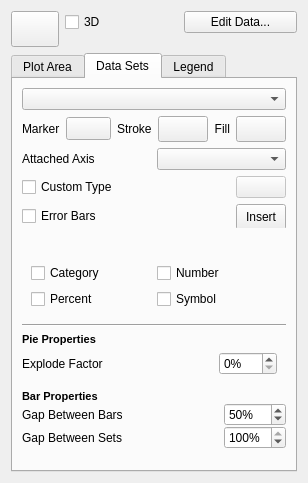
<?xml version="1.0" encoding="UTF-8"?>
<ui version="4.0">
 <author>Johannes Simon</author>
 <class>ChartConfigWidget</class>
 <widget class="QWidget" name="ChartConfigWidget">
  <property name="geometry">
   <rect>
    <x>0</x>
    <y>0</y>
    <width>296</width>
    <height>483</height>
   </rect>
  </property>
  <layout class="QGridLayout">
   <item row="0" column="1">
    <widget class="QCheckBox" name="threeDLook">
     <property name="text">
      <string>3D</string>
     </property>
    </widget>
   </item>
   <item row="0" column="2">
    <widget class="QPushButton" name="editData">
     <property name="text">
      <string>Edit Data...</string>
     </property>
    </widget>
   </item>
   <item row="2" column="0" colspan="3">
    <widget class="QTabWidget" name="tabWidget">
     <property name="sizePolicy">
      <sizepolicy hsizetype="Expanding" vsizetype="Expanding">
       <horstretch>0</horstretch>
       <verstretch>0</verstretch>
      </sizepolicy>
     </property>
     <property name="currentIndex">
      <number>1</number>
     </property>
     <widget class="QWidget" name="tab">
      <attribute name="title">
       <string>Plot Area</string>
      </attribute>
      <layout class="QGridLayout">
       <item row="1" column="0" colspan="3">
        <layout class="QHBoxLayout" name="horizontalLayout">
         <item>
          <widget class="QCheckBox" name="showTitle">
           <property name="sizePolicy">
            <sizepolicy hsizetype="Fixed" vsizetype="Fixed">
             <horstretch>0</horstretch>
             <verstretch>0</verstretch>
            </sizepolicy>
           </property>
           <property name="text">
            <string>Title</string>
           </property>
          </widget>
         </item>
         <item>
          <widget class="QCheckBox" name="showSubTitle">
           <property name="sizePolicy">
            <sizepolicy hsizetype="Fixed" vsizetype="Fixed">
             <horstretch>0</horstretch>
             <verstretch>0</verstretch>
            </sizepolicy>
           </property>
           <property name="text">
            <string>Subtitle</string>
           </property>
          </widget>
         </item>
         <item>
          <widget class="QCheckBox" name="showFooter">
           <property name="sizePolicy">
            <sizepolicy hsizetype="Fixed" vsizetype="Fixed">
             <horstretch>0</horstretch>
             <verstretch>0</verstretch>
            </sizepolicy>
           </property>
           <property name="text">
            <string>Footer</string>
           </property>
          </widget>
         </item>
        </layout>
       </item>
       <item row="0" column="0">
        <widget class="QLabel" name="label_4">
         <property name="text">
          <string>&lt;!DOCTYPE HTML PUBLIC &quot;-//W3C//DTD HTML 4.0//EN&quot; &quot;http://www.w3.org/TR/REC-html40/strict.dtd&quot;&gt;
&lt;html&gt;&lt;head&gt;&lt;meta name=&quot;qrichtext&quot; content=&quot;1&quot; /&gt;&lt;style type=&quot;text/css&quot;&gt;
p, li { white-space: pre-wrap; }
&lt;/style&gt;&lt;/head&gt;&lt;body style=&quot; font-family:'Sans Serif'; font-size:10pt; font-weight:400; font-style:normal;&quot;&gt;
&lt;p style=&quot; margin-top:0px; margin-bottom:0px; margin-left:0px; margin-right:0px; -qt-block-indent:0; text-indent:0px; font-size:8pt;&quot;&gt;&lt;span style=&quot; font-weight:600;&quot;&gt;Labels&lt;/span&gt;&lt;/p&gt;&lt;/body&gt;&lt;/html&gt;</string>
         </property>
        </widget>
       </item>
       <item row="2" column="0" colspan="3">
        <widget class="QWidget" name="axisConfiguration" native="true">
         <layout class="QGridLayout" name="gridLayout_3">
          <item row="0" column="0" colspan="3">
           <widget class="Line" name="line_2">
            <property name="orientation">
             <enum>Qt::Horizontal</enum>
            </property>
           </widget>
          </item>
          <item row="1" column="0" colspan="3">
           <widget class="QLabel" name="label_2">
            <property name="text">
             <string>&lt;!DOCTYPE HTML PUBLIC &quot;-//W3C//DTD HTML 4.0//EN&quot; &quot;http://www.w3.org/TR/REC-html40/strict.dtd&quot;&gt;
&lt;html&gt;&lt;head&gt;&lt;meta name=&quot;qrichtext&quot; content=&quot;1&quot; /&gt;&lt;style type=&quot;text/css&quot;&gt;
p, li { white-space: pre-wrap; }
&lt;/style&gt;&lt;/head&gt;&lt;body style=&quot; font-family:'Sans Serif'; font-size:10pt; font-weight:400; font-style:normal;&quot;&gt;
&lt;p style=&quot; margin-top:0px; margin-bottom:0px; margin-left:0px; margin-right:0px; -qt-block-indent:0; text-indent:0px;&quot;&gt;&lt;span style=&quot; font-size:8pt; font-weight:600;&quot;&gt;Axes&lt;/span&gt;&lt;/p&gt;&lt;/body&gt;&lt;/html&gt;</string>
            </property>
           </widget>
          </item>
          <item row="2" column="0">
           <widget class="QComboBox" name="axes"/>
          </item>
          <item row="2" column="1">
           <widget class="QToolButton" name="addAxis">
            <property name="text">
             <string/>
            </property>
           </widget>
          </item>
          <item row="2" column="2">
           <widget class="QToolButton" name="removeAxis">
            <property name="text">
             <string/>
            </property>
           </widget>
          </item>
          <item row="3" column="0" colspan="3">
           <layout class="QHBoxLayout" name="horizontalLayout_5">
            <item>
             <widget class="QCheckBox" name="axisShowTitle">
              <property name="text">
               <string>Label</string>
              </property>
             </widget>
            </item>
            <item>
             <widget class="QLineEdit" name="axisTitle"/>
            </item>
           </layout>
          </item>
          <item row="4" column="0" colspan="3">
           <widget class="QCheckBox" name="axisShowGridLines">
            <property name="text">
             <string>Show Grid Lines</string>
            </property>
           </widget>
          </item>
          <item row="7" column="0" colspan="3">
           <layout class="QHBoxLayout" name="horizontalLayout_2">
            <item>
             <widget class="QPushButton" name="axisScalingButton">
              <property name="text">
               <string>Scaling...</string>
              </property>
             </widget>
            </item>
            <item>
             <widget class="QPushButton" name="axisEditFontButton">
              <property name="text">
               <string>Edit Fonts...</string>
              </property>
             </widget>
            </item>
           </layout>
          </item>
         </layout>
        </widget>
       </item>
       <item row="8" column="0">
        <spacer>
         <property name="orientation">
          <enum>Qt::Vertical</enum>
         </property>
         <property name="sizeHint" stdset="0">
          <size>
           <width>61</width>
           <height>71</height>
          </size>
         </property>
        </spacer>
       </item>
      </layout>
     </widget>
     <widget class="QWidget" name="tab_2">
      <attribute name="title">
       <string>Data Sets</string>
      </attribute>
      <layout class="QGridLayout" name="gridLayout_2">
       <item row="0" column="0" colspan="2">
        <widget class="QComboBox" name="dataSets">
         <property name="toolTip">
          <string>Select a data set</string>
         </property>
         <property name="statusTip">
          <string/>
         </property>
        </widget>
       </item>
       <item row="7" column="0" colspan="2">
        <layout class="QHBoxLayout" name="horizontalLayout_3">
         <item>
          <widget class="QCheckBox" name="dataSetHasChartType">
           <property name="text">
            <string>Custom Type</string>
           </property>
          </widget>
         </item>
         <item>
          <widget class="QPushButton" name="dataSetChartTypeMenu">
           <property name="enabled">
            <bool>false</bool>
           </property>
           <property name="sizePolicy">
            <sizepolicy hsizetype="Fixed" vsizetype="Fixed">
             <horstretch>0</horstretch>
             <verstretch>0</verstretch>
            </sizepolicy>
           </property>
           <property name="maximumSize">
            <size>
             <width>50</width>
             <height>16777215</height>
            </size>
           </property>
           <property name="styleSheet">
            <string notr="true">text-align:left;</string>
           </property>
           <property name="text">
            <string/>
           </property>
           <property name="autoRepeat">
            <bool>false</bool>
           </property>
          </widget>
         </item>
        </layout>
       </item>
       <item row="14" column="0" colspan="2">
        <widget class="QWidget" name="barProperties" native="true">
         <layout class="QGridLayout" name="gridLayout">
          <property name="margin">
           <number>0</number>
          </property>
          <property name="spacing">
           <number>0</number>
          </property>
          <item row="1" column="0">
           <widget class="QLabel" name="gapBetweenBarsLabel">
            <property name="sizePolicy">
             <sizepolicy hsizetype="Expanding" vsizetype="Preferred">
              <horstretch>0</horstretch>
              <verstretch>0</verstretch>
             </sizepolicy>
            </property>
            <property name="text">
             <string>Gap Between Bars</string>
            </property>
           </widget>
          </item>
          <item row="1" column="1">
           <widget class="QSpinBox" name="gapBetweenBars">
            <property name="sizePolicy">
             <sizepolicy hsizetype="Minimum" vsizetype="Fixed">
              <horstretch>0</horstretch>
              <verstretch>0</verstretch>
             </sizepolicy>
            </property>
            <property name="suffix">
             <string>%</string>
            </property>
            <property name="minimum">
             <number>-100</number>
            </property>
            <property name="maximum">
             <number>100</number>
            </property>
            <property name="value">
             <number>50</number>
            </property>
           </widget>
          </item>
          <item row="2" column="0">
           <widget class="QLabel" name="gapBetweenSetsLabel">
            <property name="sizePolicy">
             <sizepolicy hsizetype="Expanding" vsizetype="Preferred">
              <horstretch>0</horstretch>
              <verstretch>0</verstretch>
             </sizepolicy>
            </property>
            <property name="text">
             <string>Gap Between Sets</string>
            </property>
           </widget>
          </item>
          <item row="2" column="1">
           <widget class="QSpinBox" name="gapBetweenSets">
            <property name="suffix">
             <string>%</string>
            </property>
            <property name="minimum">
             <number>-100</number>
            </property>
            <property name="maximum">
             <number>100</number>
            </property>
            <property name="value">
             <number>100</number>
            </property>
           </widget>
          </item>
          <item row="0" column="0" colspan="2">
           <widget class="QLabel" name="barPropertiesLabel">
            <property name="text">
             <string>&lt;!DOCTYPE HTML PUBLIC &quot;-//W3C//DTD HTML 4.0//EN&quot; &quot;http://www.w3.org/TR/REC-html40/strict.dtd&quot;&gt;
&lt;html&gt;&lt;head&gt;&lt;meta name=&quot;qrichtext&quot; content=&quot;1&quot; /&gt;&lt;style type=&quot;text/css&quot;&gt;
p, li { white-space: pre-wrap; }
&lt;/style&gt;&lt;/head&gt;&lt;body style=&quot; font-family:'Sans Serif'; font-size:10pt; font-weight:400; font-style:normal;&quot;&gt;
&lt;p style=&quot; margin-top:0px; margin-bottom:0px; margin-left:0px; margin-right:0px; -qt-block-indent:0; text-indent:0px;&quot;&gt;&lt;span style=&quot; font-size:8pt; font-weight:600;&quot;&gt;Bar Properties&lt;/span&gt;&lt;/p&gt;&lt;/body&gt;&lt;/html&gt;</string>
            </property>
           </widget>
          </item>
         </layout>
        </widget>
       </item>
       <item row="16" column="0" colspan="2">
        <spacer>
         <property name="orientation">
          <enum>Qt::Vertical</enum>
         </property>
         <property name="sizeType">
          <enum>QSizePolicy::Expanding</enum>
         </property>
         <property name="sizeHint" stdset="0">
          <size>
           <width>31</width>
           <height>94</height>
          </size>
         </property>
        </spacer>
       </item>
       <item row="12" column="0" colspan="2">
        <widget class="Line" name="propertiesSeparator">
         <property name="orientation">
          <enum>Qt::Horizontal</enum>
         </property>
        </widget>
       </item>
       <item row="13" column="0" colspan="2">
        <widget class="QWidget" name="pieProperties" native="true">
         <layout class="QGridLayout" name="gridLayout_4">
          <property name="leftMargin">
           <number>0</number>
          </property>
          <property name="topMargin">
           <number>0</number>
          </property>
          <item row="2" column="1">
           <widget class="QSpinBox" name="pieExplodeFactor">
            <property name="suffix">
             <string>%</string>
            </property>
            <property name="maximum">
             <number>100</number>
            </property>
            <property name="value">
             <number>0</number>
            </property>
           </widget>
          </item>
          <item row="2" column="0">
           <widget class="QLabel" name="label_6">
            <property name="sizePolicy">
             <sizepolicy hsizetype="Expanding" vsizetype="Preferred">
              <horstretch>0</horstretch>
              <verstretch>0</verstretch>
             </sizepolicy>
            </property>
            <property name="text">
             <string>Explode Factor</string>
            </property>
           </widget>
          </item>
          <item row="1" column="0">
           <widget class="QLabel" name="label_5">
            <property name="text">
             <string>&lt;!DOCTYPE HTML PUBLIC &quot;-//W3C//DTD HTML 4.0//EN&quot; &quot;http://www.w3.org/TR/REC-html40/strict.dtd&quot;&gt;
&lt;html&gt;&lt;head&gt;&lt;meta name=&quot;qrichtext&quot; content=&quot;1&quot; /&gt;&lt;style type=&quot;text/css&quot;&gt;
p, li { white-space: pre-wrap; }
&lt;/style&gt;&lt;/head&gt;&lt;body style=&quot; font-family:'Ubuntu'; font-size:9pt; font-weight:400; font-style:normal;&quot;&gt;
&lt;p style=&quot; margin-top:0px; margin-bottom:0px; margin-left:0px; margin-right:0px; -qt-block-indent:0; text-indent:0px;&quot;&gt;&lt;span style=&quot; font-family:'Sans Serif'; font-size:8pt; font-weight:600;&quot;&gt;Pie Properties&lt;/span&gt;&lt;/p&gt;&lt;/body&gt;&lt;/html&gt;</string>
            </property>
           </widget>
          </item>
         </layout>
        </widget>
       </item>
       <item row="4" column="1">
        <widget class="QComboBox" name="dataSetAxes">
         <property name="sizePolicy">
          <sizepolicy hsizetype="Expanding" vsizetype="Fixed">
           <horstretch>0</horstretch>
           <verstretch>0</verstretch>
          </sizepolicy>
         </property>
         <property name="sizeAdjustPolicy">
          <enum>QComboBox::AdjustToContentsOnFirstShow</enum>
         </property>
        </widget>
       </item>
       <item row="4" column="0">
        <widget class="QLabel" name="label_3">
         <property name="sizePolicy">
          <sizepolicy hsizetype="MinimumExpanding" vsizetype="Preferred">
           <horstretch>0</horstretch>
           <verstretch>0</verstretch>
          </sizepolicy>
         </property>
         <property name="text">
          <string>Attached Axis</string>
         </property>
        </widget>
       </item>
       <item row="2" column="0" colspan="2">
        <layout class="QHBoxLayout" name="horizontalLayout_7">
         <item>
          <widget class="QLabel" name="datasetMarkerLabel">
           <property name="text">
            <string>Marker</string>
           </property>
          </widget>
         </item>
         <item>
          <widget class="QToolButton" name="datasetMarkerMenu">
           <property name="minimumSize">
            <size>
             <width>45</width>
             <height>0</height>
            </size>
           </property>
           <property name="text">
            <string/>
           </property>
           <property name="popupMode">
            <enum>QToolButton::InstantPopup</enum>
           </property>
           <property name="toolButtonStyle">
            <enum>Qt::ToolButtonTextUnderIcon</enum>
           </property>
          </widget>
         </item>
         <item>
          <widget class="QLabel" name="datasetPenLabel">
           <property name="text">
            <string>Stroke</string>
           </property>
          </widget>
         </item>
         <item>
          <widget class="KColorButton" name="datasetPen">
           <property name="sizePolicy">
            <sizepolicy hsizetype="Fixed" vsizetype="Fixed">
             <horstretch>0</horstretch>
             <verstretch>0</verstretch>
            </sizepolicy>
           </property>
           <property name="minimumSize">
            <size>
             <width>50</width>
             <height>26</height>
            </size>
           </property>
           <property name="maximumSize">
            <size>
             <width>50</width>
             <height>26</height>
            </size>
           </property>
           <property name="text">
            <string/>
           </property>
          </widget>
         </item>
         <item>
          <widget class="QLabel" name="datasetColorLabel">
           <property name="enabled">
            <bool>true</bool>
           </property>
           <property name="sizePolicy">
            <sizepolicy hsizetype="MinimumExpanding" vsizetype="Preferred">
             <horstretch>0</horstretch>
             <verstretch>0</verstretch>
            </sizepolicy>
           </property>
           <property name="text">
            <string>Fill</string>
           </property>
           <property name="alignment">
            <set>Qt::AlignRight|Qt::AlignTrailing|Qt::AlignVCenter</set>
           </property>
          </widget>
         </item>
         <item>
          <widget class="KColorButton" name="datasetBrush">
           <property name="enabled">
            <bool>true</bool>
           </property>
           <property name="sizePolicy">
            <sizepolicy hsizetype="Fixed" vsizetype="Fixed">
             <horstretch>0</horstretch>
             <verstretch>0</verstretch>
            </sizepolicy>
           </property>
           <property name="minimumSize">
            <size>
             <width>50</width>
             <height>26</height>
            </size>
           </property>
           <property name="maximumSize">
            <size>
             <width>50</width>
             <height>26</height>
            </size>
           </property>
          </widget>
         </item>
        </layout>
       </item>
       <item row="8" column="0" colspan="2">
        <widget class="QWidget" name="errorBarProperties" native="true">
         <property name="sizePolicy">
          <sizepolicy hsizetype="Preferred" vsizetype="Minimum">
           <horstretch>0</horstretch>
           <verstretch>0</verstretch>
          </sizepolicy>
         </property>
         <property name="minimumSize">
          <size>
           <width>0</width>
           <height>24</height>
          </size>
         </property>
         <layout class="QHBoxLayout" name="horizontalLayout_4">
          <property name="margin">
           <number>0</number>
          </property>
          <item>
           <widget class="QCheckBox" name="datasetShowErrorBar">
            <property name="sizePolicy">
             <sizepolicy hsizetype="Expanding" vsizetype="Fixed">
              <horstretch>0</horstretch>
              <verstretch>0</verstretch>
             </sizepolicy>
            </property>
            <property name="text">
             <string>Error Bars</string>
            </property>
           </widget>
          </item>
          <item>
           <widget class="QToolButton" name="formatErrorBar">
            <property name="sizePolicy">
             <sizepolicy hsizetype="Preferred" vsizetype="Fixed">
              <horstretch>0</horstretch>
              <verstretch>0</verstretch>
             </sizepolicy>
            </property>
            <property name="minimumSize">
             <size>
              <width>50</width>
              <height>26</height>
             </size>
            </property>
            <property name="maximumSize">
             <size>
              <width>16777215</width>
              <height>16777215</height>
             </size>
            </property>
            <property name="text">
             <string>Insert</string>
            </property>
           </widget>
          </item>
         </layout>
        </widget>
       </item>
       <item row="9" column="0" colspan="2">
        <widget class="QWidget" name="widget" native="true">
         <layout class="QGridLayout" name="gridLayout_5">
          <item row="1" column="0">
           <widget class="QCheckBox" name="datasetShowCategory">
            <property name="text">
             <string>Category</string>
            </property>
           </widget>
          </item>
          <item row="2" column="1">
           <widget class="QCheckBox" name="datasetShowSymbol">
            <property name="text">
             <string>Symbol</string>
            </property>
           </widget>
          </item>
          <item row="1" column="1">
           <widget class="QCheckBox" name="dataSetShowNumber">
            <property name="text">
             <string>Number</string>
            </property>
           </widget>
          </item>
          <item row="2" column="0">
           <widget class="QCheckBox" name="datasetShowPercent">
            <property name="text">
             <string>Percent</string>
            </property>
           </widget>
          </item>
          <item row="0" column="0">
           <widget class="QLabel" name="label_7">
            <property name="text">
             <string/>
            </property>
           </widget>
          </item>
         </layout>
        </widget>
       </item>
      </layout>
     </widget>
     <widget class="QWidget" name="tab_3">
      <attribute name="title">
       <string>Legend</string>
      </attribute>
      <layout class="QGridLayout">
       <item row="0" column="0" colspan="3">
        <widget class="QCheckBox" name="showLegend">
         <property name="text">
          <string>Show Legend</string>
         </property>
         <property name="checked">
          <bool>true</bool>
         </property>
        </widget>
       </item>
       <item row="1" column="0" colspan="4">
        <widget class="Line" name="line">
         <property name="orientation">
          <enum>Qt::Horizontal</enum>
         </property>
        </widget>
       </item>
       <item row="2" column="0">
        <widget class="QLabel" name="label_8">
         <property name="sizePolicy">
          <sizepolicy hsizetype="Fixed" vsizetype="Preferred">
           <horstretch>0</horstretch>
           <verstretch>0</verstretch>
          </sizepolicy>
         </property>
         <property name="text">
          <string>Title</string>
         </property>
        </widget>
       </item>
       <item row="2" column="1" colspan="3">
        <widget class="QLineEdit" name="legendTitle">
         <property name="sizePolicy">
          <sizepolicy hsizetype="Expanding" vsizetype="Fixed">
           <horstretch>0</horstretch>
           <verstretch>0</verstretch>
          </sizepolicy>
         </property>
        </widget>
       </item>
       <item row="3" column="0" colspan="2">
        <widget class="QCheckBox" name="legendShowFrame">
         <property name="text">
          <string>Show Frame</string>
         </property>
        </widget>
       </item>
       <item row="4" column="0" colspan="2">
        <widget class="QLabel" name="label">
         <property name="text">
          <string>Orientation</string>
         </property>
        </widget>
       </item>
       <item row="4" column="2">
        <widget class="QRadioButton" name="legendOrientationIsVertical">
         <property name="text">
          <string>v</string>
         </property>
         <property name="checked">
          <bool>true</bool>
         </property>
        </widget>
       </item>
       <item row="4" column="3">
        <widget class="QRadioButton" name="legendOrientationIsHorizontal">
         <property name="layoutDirection">
          <enum>Qt::LeftToRight</enum>
         </property>
         <property name="text">
          <string>h</string>
         </property>
         <property name="icon">
          <iconset>
           <normaloff>.designer/backup</normaloff>.designer/backup</iconset>
         </property>
        </widget>
       </item>
       <item row="6" column="0" colspan="2">
        <spacer>
         <property name="orientation">
          <enum>Qt::Vertical</enum>
         </property>
         <property name="sizeHint" stdset="0">
          <size>
           <width>101</width>
           <height>121</height>
          </size>
         </property>
        </spacer>
       </item>
       <item row="5" column="0" colspan="4">
        <widget class="QPushButton" name="legendEditFontButton">
         <property name="text">
          <string>Edit Fonts...</string>
         </property>
        </widget>
       </item>
      </layout>
     </widget>
    </widget>
   </item>
   <item row="0" column="0" rowspan="2">
    <widget class="QToolButton" name="chartTypeMenu">
     <property name="sizePolicy">
      <sizepolicy hsizetype="Fixed" vsizetype="Fixed">
       <horstretch>0</horstretch>
       <verstretch>0</verstretch>
      </sizepolicy>
     </property>
     <property name="minimumSize">
      <size>
       <width>48</width>
       <height>36</height>
      </size>
     </property>
     <property name="maximumSize">
      <size>
       <width>48</width>
       <height>36</height>
      </size>
     </property>
     <property name="layoutDirection">
      <enum>Qt::LeftToRight</enum>
     </property>
     <property name="text">
      <string/>
     </property>
     <property name="icon">
      <iconset>
       <normaloff>.designer/backup</normaloff>.designer/backup</iconset>
     </property>
     <property name="iconSize">
      <size>
       <width>24</width>
       <height>24</height>
      </size>
     </property>
     <property name="popupMode">
      <enum>QToolButton::InstantPopup</enum>
     </property>
    </widget>
   </item>
  </layout>
 </widget>
 <customwidgets>
  <customwidget>
   <class>KColorButton</class>
   <extends>QPushButton</extends>
   <header>kcolorbutton.h</header>
   <container>1</container>
  </customwidget>
 </customwidgets>
 <resources/>
 <connections>
  <connection>
   <sender>dataSetHasChartType</sender>
   <signal>toggled(bool)</signal>
   <receiver>dataSetChartTypeMenu</receiver>
   <slot>setEnabled(bool)</slot>
   <hints>
    <hint type="sourcelabel">
     <x>60</x>
     <y>220</y>
    </hint>
    <hint type="destinationlabel">
     <x>199</x>
     <y>220</y>
    </hint>
   </hints>
  </connection>
 </connections>
</ui>
